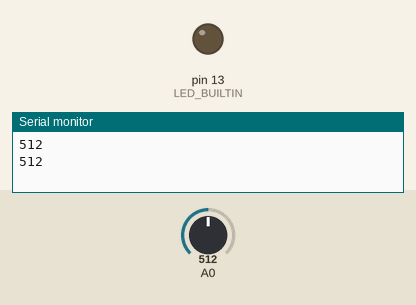
Simulated run of this sketch. Board: Arduino Uno, built with avr-gcc and run on an emulated ATmega328P. On the bench: output pins drawn as LEDs (lit = HIGH), the last lines printed to the serial monitor. Dashed ring = blinking. The inputs (shaded band) are chosen by the test bench; at power-on: A0 = 512.

Above: at 1.8 s.
1.9 s: A0 set to 417
3.4 s: A0 set to 381
At 4.4 s:
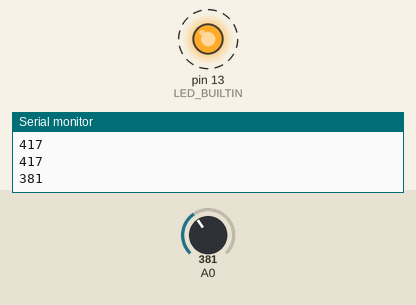
7.5 s: A0 set to 410
At 8.5 s:
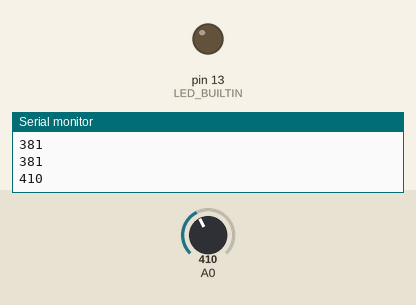
Timing chart, 0 to 10.5 s (numbered marks = the images above; inputs shaded):
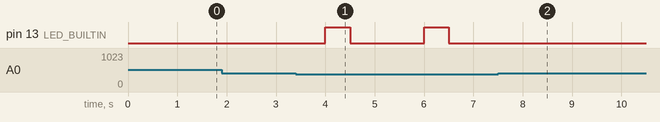

Measured:
- the behaviour switches between 400 and 399 on A0 (found by bisection; images 0 and 1)
- after the input at 3.4 s, pin 13 (LED_BUILTIN): alternates HIGH for 0.50 s and LOW for 1.5 s, starting after 0.60 s
- after the input at 7.5 s, pin 13 (LED_BUILTIN): stops changing and stays LOW

The sketch:

SmartPlant.ino.ino
```cpp
  /*
  # Editor     : Lauren
  # Date       : 13.01.2012
  # Version    : 1.0
  # Connect the sensor to the A0(Analog 0) pin on the Arduino board
  # the sensor value description
  # 0  ~300     dry soil
  # 300~700     humid soil
  # 700~950     in water
  */
void setup() {
  Serial.begin(9600); // open serial port, set the baud rate as 9600 bps
  pinMode(LED_BUILTIN, OUTPUT);
}
void loop() {
  int val;
  val = analogRead(0); //connect sensor to Analog 0
  Serial.println(val);//print the value to serial port
  if (val < 400)
  {
    digitalWrite(LED_BUILTIN, HIGH);
    delay(500);
    digitalWrite(LED_BUILTIN, LOW);
    delay(500);
  }
  delay(1000);
}
```
